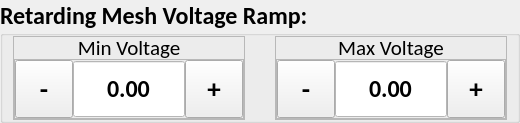
         <widget class="QGroupBox" name="iea_ret_mesh_volt_ramp_gb">
          <property name="minimumSize">
           <size>
            <width>0</width>
            <height>112</height>
           </size>
          </property>
          <property name="font">
           <font>
            <family>Calibri</family>
            <pointsize>18</pointsize>
            <weight>75</weight>
            <bold>true</bold>
           </font>
          </property>
          <property name="title">
           <string>Retarding Mesh Voltage Ramp:</string>
          </property>
          <layout class="QHBoxLayout" name="horizontalLayout_26">
           <property name="spacing">
            <number>30</number>
           </property>
           <property name="leftMargin">
            <number>10</number>
           </property>
           <property name="topMargin">
            <number>0</number>
           </property>
           <property name="rightMargin">
            <number>10</number>
           </property>
           <property name="bottomMargin">
            <number>0</number>
           </property>
           <item>
            <widget class="QFrame" name="iea_volt_ramp_min_frame">
             <property name="maximumSize">
              <size>
               <width>1000</width>
               <height>1000</height>
              </size>
             </property>
             <property name="frameShape">
              <enum>QFrame::StyledPanel</enum>
             </property>
             <property name="frameShadow">
              <enum>QFrame::Raised</enum>
             </property>
             <layout class="QVBoxLayout" name="verticalLayout_18">
              <property name="spacing">
               <number>0</number>
              </property>
              <property name="leftMargin">
               <number>0</number>
              </property>
              <property name="topMargin">
               <number>0</number>
              </property>
              <property name="rightMargin">
               <number>0</number>
              </property>
              <property name="bottomMargin">
               <number>0</number>
              </property>
              <item>
               <widget class="QLabel" name="iea_volt_ramp_min_label_2">
                <property name="minimumSize">
                 <size>
                  <width>40</width>
                  <height>22</height>
                 </size>
                </property>
                <property name="maximumSize">
                 <size>
                  <width>1000</width>
                  <height>22</height>
                 </size>
                </property>
                <property name="font">
                 <font>
                  <family>Calibri</family>
                  <pointsize>16</pointsize>
                  <weight>50</weight>
                  <bold>false</bold>
                 </font>
                </property>
                <property name="text">
                 <string>Min Voltage</string>
                </property>
                <property name="alignment">
                 <set>Qt::AlignCenter</set>
                </property>
               </widget>
              </item>
              <item>
               <widget class="QFrame" name="frame_16">
                <property name="minimumSize">
                 <size>
                  <width>0</width>
                  <height>58</height>
                 </size>
                </property>
                <property name="frameShape">
                 <enum>QFrame::StyledPanel</enum>
                </property>
                <property name="frameShadow">
                 <enum>QFrame::Raised</enum>
                </property>
                <layout class="QHBoxLayout" name="horizontalLayout_27">
                 <property name="spacing">
                  <number>0</number>
                 </property>
                 <property name="leftMargin">
                  <number>0</number>
                 </property>
                 <property name="topMargin">
                  <number>0</number>
                 </property>
                 <property name="rightMargin">
                  <number>0</number>
                 </property>
                 <property name="bottomMargin">
                  <number>0</number>
                 </property>
                 <item>
                  <widget class="QToolButton" name="iea_volt_ramp_min_minus">
                   <property name="minimumSize">
                    <size>
                     <width>58</width>
                     <height>58</height>
                    </size>
                   </property>
                   <property name="maximumSize">
                    <size>
                     <width>58</width>
                     <height>58</height>
                    </size>
                   </property>
                   <property name="font">
                    <font>
                     <pointsize>20</pointsize>
                     <weight>75</weight>
                     <bold>true</bold>
                    </font>
                   </property>
                   <property name="text">
                    <string>-</string>
                   </property>
                  </widget>
                 </item>
                 <item>
                  <widget class="QDoubleSpinBox" name="iea_volt_ramp_min_input">
                   <property name="minimumSize">
                    <size>
                     <width>0</width>
                     <height>0</height>
                    </size>
                   </property>
                   <property name="maximumSize">
                    <size>
                     <width>1000</width>
                     <height>58</height>
                    </size>
                   </property>
                   <property name="font">
                    <font>
                     <family>Calibri</family>
                     <pointsize>18</pointsize>
                    </font>
                   </property>
                   <property name="layoutDirection">
                    <enum>Qt::LeftToRight</enum>
                   </property>
                   <property name="styleSheet">
                    <string notr="true">QDoubleSpinBox {
	background-color: #FFFFFF;
}</string>
                   </property>
                   <property name="alignment">
                    <set>Qt::AlignCenter</set>
                   </property>
                   <property name="readOnly">
                    <bool>true</bool>
                   </property>
                   <property name="buttonSymbols">
                    <enum>QAbstractSpinBox::NoButtons</enum>
                   </property>
                   <property name="correctionMode">
                    <enum>QAbstractSpinBox::CorrectToPreviousValue</enum>
                   </property>
                   <property name="showGroupSeparator" stdset="0">
                    <bool>false</bool>
                   </property>
                   <property name="minimum">
                    <double>-10000.000000000000000</double>
                   </property>
                   <property name="maximum">
                    <double>10000.000000000000000</double>
                   </property>
                   <property name="value">
                    <double>0.000000000000000</double>
                   </property>
                  </widget>
                 </item>
                 <item>
                  <widget class="QToolButton" name="iea_volt_ramp_min_plus">
                   <property name="minimumSize">
                    <size>
                     <width>58</width>
                     <height>58</height>
                    </size>
                   </property>
                   <property name="maximumSize">
                    <size>
                     <width>16777215</width>
                     <height>58</height>
                    </size>
                   </property>
                   <property name="font">
                    <font>
                     <pointsize>20</pointsize>
                     <weight>75</weight>
                     <bold>true</bold>
                    </font>
                   </property>
                   <property name="focusPolicy">
                    <enum>Qt::NoFocus</enum>
                   </property>
                   <property name="text">
                    <string>+</string>
                   </property>
                  </widget>
                 </item>
                </layout>
               </widget>
              </item>
             </layout>
            </widget>
           </item>
           <item>
            <widget class="QFrame" name="iea_volt_ramp_max_frame">
             <property name="minimumSize">
              <size>
               <width>0</width>
               <height>0</height>
              </size>
             </property>
             <property name="maximumSize">
              <size>
               <width>1000</width>
               <height>1000</height>
              </size>
             </property>
             <property name="frameShape">
              <enum>QFrame::StyledPanel</enum>
             </property>
             <property name="frameShadow">
              <enum>QFrame::Raised</enum>
             </property>
             <layout class="QVBoxLayout" name="verticalLayout_19">
              <property name="spacing">
               <number>0</number>
              </property>
              <property name="leftMargin">
               <number>0</number>
              </property>
              <property name="topMargin">
               <number>0</number>
              </property>
              <property name="rightMargin">
               <number>0</number>
              </property>
              <property name="bottomMargin">
               <number>0</number>
              </property>
              <item>
               <widget class="QLabel" name="iea_volt_ramp_max_label">
                <property name="minimumSize">
                 <size>
                  <width>42</width>
                  <height>22</height>
                 </size>
                </property>
                <property name="maximumSize">
                 <size>
                  <width>1000</width>
                  <height>22</height>
                 </size>
                </property>
                <property name="font">
                 <font>
                  <family>Calibri</family>
                  <pointsize>16</pointsize>
                  <weight>50</weight>
                  <bold>false</bold>
                 </font>
                </property>
                <property name="text">
                 <string>Max Voltage</string>
                </property>
                <property name="alignment">
                 <set>Qt::AlignCenter</set>
                </property>
               </widget>
              </item>
              <item>
               <widget class="QFrame" name="frame_17">
                <property name="frameShape">
                 <enum>QFrame::StyledPanel</enum>
                </property>
                <property name="frameShadow">
                 <enum>QFrame::Raised</enum>
                </property>
                <layout class="QHBoxLayout" name="horizontalLayout_28">
                 <property name="spacing">
                  <number>0</number>
                 </property>
                 <property name="leftMargin">
                  <number>0</number>
                 </property>
                 <property name="topMargin">
                  <number>0</number>
                 </property>
                 <property name="rightMargin">
                  <number>0</number>
                 </property>
                 <property name="bottomMargin">
                  <number>0</number>
                 </property>
                 <item>
                  <widget class="QToolButton" name="iea_volt_ramp_max_minus">
                   <property name="minimumSize">
                    <size>
                     <width>58</width>
                     <height>58</height>
                    </size>
                   </property>
                   <property name="maximumSize">
                    <size>
                     <width>58</width>
                     <height>58</height>
                    </size>
                   </property>
                   <property name="font">
                    <font>
                     <pointsize>20</pointsize>
                     <weight>75</weight>
                     <bold>true</bold>
                    </font>
                   </property>
                   <property name="text">
                    <string>-</string>
                   </property>
                  </widget>
                 </item>
                 <item>
                  <widget class="QDoubleSpinBox" name="iea_volt_rampt_max_input">
                   <property name="minimumSize">
                    <size>
                     <width>0</width>
                     <height>0</height>
                    </size>
                   </property>
                   <property name="maximumSize">
                    <size>
                     <width>1000</width>
                     <height>58</height>
                    </size>
                   </property>
                   <property name="font">
                    <font>
                     <family>Calibri</family>
                     <pointsize>18</pointsize>
                    </font>
                   </property>
                   <property name="layoutDirection">
                    <enum>Qt::LeftToRight</enum>
                   </property>
                   <property name="styleSheet">
                    <string notr="true">QDoubleSpinBox {
	background-color: #FFFFFF;
}</string>
                   </property>
                   <property name="alignment">
                    <set>Qt::AlignCenter</set>
                   </property>
                   <property name="readOnly">
                    <bool>true</bool>
                   </property>
                   <property name="buttonSymbols">
                    <enum>QAbstractSpinBox::NoButtons</enum>
                   </property>
                   <property name="correctionMode">
                    <enum>QAbstractSpinBox::CorrectToPreviousValue</enum>
                   </property>
                   <property name="showGroupSeparator" stdset="0">
                    <bool>false</bool>
                   </property>
                   <property name="minimum">
                    <double>-10000.000000000000000</double>
                   </property>
                   <property name="maximum">
                    <double>10000.000000000000000</double>
                   </property>
                  </widget>
                 </item>
                 <item>
                  <widget class="QToolButton" name="iea_volt_ramp_max_plus">
                   <property name="minimumSize">
                    <size>
                     <width>58</width>
                     <height>58</height>
                    </size>
                   </property>
                   <property name="maximumSize">
                    <size>
                     <width>16777215</width>
                     <height>58</height>
                    </size>
                   </property>
                   <property name="font">
                    <font>
                     <pointsize>20</pointsize>
                     <weight>75</weight>
                     <bold>true</bold>
                    </font>
                   </property>
                   <property name="focusPolicy">
                    <enum>Qt::NoFocus</enum>
                   </property>
                   <property name="text">
                    <string>+</string>
                   </property>
                  </widget>
                 </item>
                </layout>
               </widget>
              </item>
             </layout>
            </widget>
           </item>
          </layout>
         </widget>
